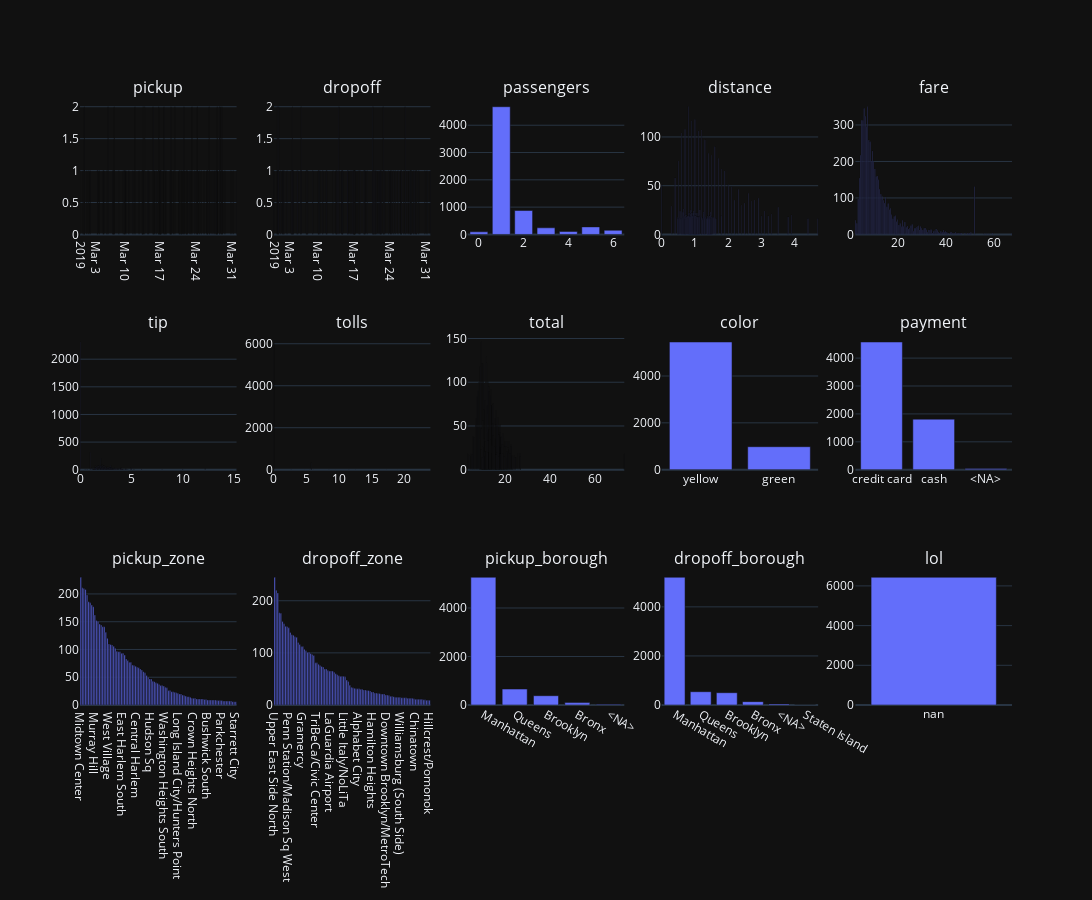

Notebook code for this chart:
### Markdown cell above
### describe_df()

### Code cell
df["lol"] = np.nan
tbl.describe_df(
    df#.assign(lol = np.nan),
    ,"taxis",
    # use_columns=False,
    # renderer="svg",
)

### Figure 1 — Plotly figure (JSON) as saved in the notebook; plotly's stock layout.template omitted (floating-point values rounded to 4 significant figures)
{"data": [{"hovertemplate": "x=%{x}<br>y=%{y}<extra></extra>", "legendgroup": "", "marker": {"color": "#636efa", "pattern": {"shape": ""}}, "name": "", "orientation": "v", "showlegend": false, "textposition": "auto", "type": "bar", "x": ["2019-03-13 10:57:06", "2019-03-21 08:59:27", "2019-03-01 23:48:39", "2019-03-28 08:21:02", "2019-03-07 19:54:40", "2019-03-24 00:12:23", "2019-03-16 10:37:52", "2019-03-13 17:27:27", "2019-03-22 23:15:20", "2019-03-26 08:02:40", "2019-03-18 20:39:17", "2019-03-27 21:37:43", "2019-03-11 20:28:00", "2019-03-28 18:47:12", "2019-03-15 08:39:34", "2019-03-28 10:05:08", "2019-03-19 14:40:14", "2019-03-06 14:40:57", "2019-03-17 12:10:05", "2019-03-22 12:47:13", "2019-03-16 10:02:25", "2019-03-08 16:18:37", "2019-03-23 11:48:50", "2019-03-10 01:23:59", "2019-03-26 21:07:31", "2019-03-11 10:37:23", "2019-03-30 13:27:42", "2019-03-27 17:53:01", "2019-03-18 21:27:14", "2019-03-20 19:39:42", "2019-03-21 03:37:34", "2019-03-19 07:55:25", "2019-03-27 12:13:34", "2019-03-16 17:53:34", "2019-03-15 12:36:05", "2019-03-23 20:50:49", "2019-03-27 06:28:36", "2019-03-25 22:04:25", "2019-03-25 08:01:01", "2019-03-25 23:05:54", "2019-03-28 17:20:54", "2019-03-04 12:15:39", "2019-03-07 15:15:46", "2019-03-07 16:49:01", "2019-03-03 02:45:36", "2019-03-16 20:30:36", "2019-03-20 12:25:31", "2019-03-06 08:09:03", "2019-03-10 15:14:20", "2019-03-01 02:55:55", "2019-03-17 19:24:50", "2019-03-20 22:29:32", "2019-03-21 10:48:02", "2019-03-01 17:39:58", "2019-03-22 17:28:51", "2019-03-21 18:41:58", "2019-03-18 16:03:14", "2019-03-25 22:50:56", "2019-03-02 10:47:45", "2019-03-24 18:42:56", "2019-03-30 23:59:14", "2019-03-27 19:39:16", "2019-03-14 07:19:29", "2019-03-07 11:19:21", "2019-03-20 11:40:59", "2019-03-13 06:17:45", "2019-03-24 09:53:28", "2019-03-09 19:54:40", "2019-03-04 21:35:00", "2019-03-17 01:28:28", "2019-03-21 21:30:05", "2019-03-20 18:49:24", "2019-03-24 01:13:51", "2019-03-14 12:11:52", "2019-03-05 17:57:00", "2019-03-17 13:55:43", "2019-03-01 23:21:01", "2019-03-09 19:24:01", "2019-03-01 22:49:54", "2019-03-13 10:55:10", "2019-03-21 23:33:55", "2019-03-28 21:59:44", "2019-03-26 10:14:55", "2019-03-02 19:08:25", "2019-03-15 13:42:03", "2019-03-04 13:39:06", "2019-03-22 02:22:01", "2019-03-31 15:43:37", "2019-03-27 19:27:17", "2019-03-13 07:34:09", "2019-03-12 15:44:53", "2019-03-29 08:48:46", "2019-03-16 16:36:34", "2019-03-16 17:38:47", "2019-03-09 13:42:08", "2019-03-05 15:41:23", "2019-03-18 19:57:00", "2019-03-17 22:47:36", "2019-03-15 23:46:05", "2019-03-16 18:57:19"], "xaxis": "x", "y": [2, 2, 2, 2, 2, 2, 2, 2, 2, 2, 2, 2, 2, 2, 2, 2, 2, 2, 2, 1, 1, 1, 1, 1, 1, 1, 1, 1, 1, 1, 1, 1, 1, 1, 1, 1, 1, 1, 1, 1, 1, 1, 1, 1, 1, 1, 1, 1, 1, 1, 1, 1, 1, 1, 1, 1, 1, 1, 1, 1, 1, 1, 1, 1, 1, 1, 1, 1, 1, 1, 1, 1, 1, 1, 1, 1, 1, 1, 1, 1, 1, 1, 1, 1, 1, 1, 1, 1, 1, 1, 1, 1, 1, 1, 1, 1, 1, 1, 1, 1], "yaxis": "y"}, {"hovertemplate": "x=%{x}<br>y=%{y}<extra></extra>", "legendgroup": "", "marker": {"color": "#636efa", "pattern": {"shape": ""}}, "name": "", "orientation": "v", "showlegend": false, "textposition": "auto", "type": "bar", "x": ["2019-03-04 18:08:13", "2019-03-01 19:18:55", "2019-03-06 10:54:59", "2019-03-02 00:58:26", "2019-03-26 17:39:56", "2019-03-13 19:39:35", "2019-03-22 11:06:48", "2019-03-20 10:38:15", "2019-03-26 21:17:29", "2019-03-16 10:22:29", "2019-03-08 16:26:57", "2019-03-23 12:06:14", "2019-03-22 12:58:17", "2019-03-10 01:49:51", "2019-03-11 10:47:31", "2019-03-30 13:37:14", "2019-03-18 21:34:16", "2019-03-27 18:00:25", "2019-03-20 19:45:36", "2019-03-15 12:54:28", "2019-03-19 08:09:17", "2019-03-27 12:25:48", "2019-03-16 18:13:57", "2019-03-25 08:13:27", "2019-03-23 21:02:07", "2019-03-27 06:38:10", "2019-03-25 22:11:30", "2019-03-21 03:44:13", "2019-03-25 23:11:13", "2019-03-28 17:55:57", "2019-03-24 10:01:22", "2019-03-04 12:26:53", "2019-03-20 12:06:41", "2019-03-07 16:57:07", "2019-03-03 03:02:14", "2019-03-16 20:46:22", "2019-03-20 12:45:02", "2019-03-06 08:27:11", "2019-03-10 15:20:17", "2019-03-01 02:57:59", "2019-03-17 19:29:58", "2019-03-20 22:32:24", "2019-03-21 10:57:45", "2019-03-01 18:04:46", "2019-03-22 17:33:51", "2019-03-21 19:15:25", "2019-03-18 16:10:36", "2019-03-25 22:59:51", "2019-03-07 15:50:14", "2019-03-24 19:09:00", "2019-03-30 23:59:17", "2019-03-27 20:00:26", "2019-03-14 07:45:51", "2019-03-07 11:39:09", "2019-03-04 21:53:42", "2019-03-13 06:21:54", "2019-03-02 10:56:08", "2019-03-17 22:55:32", "2019-03-16 17:56:04", "2019-03-29 08:56:07", "2019-03-20 19:12:40", "2019-03-24 01:24:00", "2019-03-14 12:40:54", "2019-03-05 18:45:25", "2019-03-17 14:01:39", "2019-03-01 23:46:28", "2019-03-09 19:33:32", "2019-03-01 22:53:32", "2019-03-13 11:23:25", "2019-03-21 23:36:39", "2019-03-28 22:04:04", "2019-03-26 10:26:58", "2019-03-02 19:31:42", "2019-03-15 13:49:00", "2019-03-04 13:58:52", "2019-03-22 02:30:21", "2019-03-31 15:53:39", "2019-03-27 19:48:47", "2019-03-13 07:38:18", "2019-03-12 16:02:05", "2019-03-02 23:17:34", "2019-03-21 21:39:03", "2019-03-17 02:04:54", "2019-03-05 15:46:30", "2019-03-16 16:54:50", "2019-03-18 20:06:22", "2019-03-28 11:49:30", "2019-03-15 23:59:52", "2019-03-16 19:00:16", "2019-03-14 12:08:32", "2019-03-16 21:21:58", "2019-03-09 20:07:27", "2019-03-03 16:48:36", "2019-03-04 20:24:14", "2019-03-28 23:16:56", "2019-03-16 05:08:20", "2019-03-27 22:41:40", "2019-03-07 11:05:01", "2019-03-11 08:47:21", "2019-03-28 07:41:14"], "xaxis": "x2", "y": [2, 2, 2, 2, 2, 2, 2, 2, 1, 1, 1, 1, 1, 1, 1, 1, 1, 1, 1, 1, 1, 1, 1, 1, 1, 1, 1, 1, 1, 1, 1, 1, 1, 1, 1, 1, 1, 1, 1, 1, 1, 1, 1, 1, 1, 1, 1, 1, 1, 1, 1, 1, 1, 1, 1, 1, 1, 1, 1, 1, 1, 1, 1, 1, 1, 1, 1, 1, 1, 1, 1, 1, 1, 1, 1, 1, 1, 1, 1, 1, 1, 1, 1, 1, 1, 1, 1, 1, 1, 1, 1, 1, 1, 1, 1, 1, 1, 1, 1, 1], "yaxis": "y2"}, {"hovertemplate": "x=%{x}<br>y=%{y}<extra></extra>", "legendgroup": "", "marker": {"color": "#636efa", "pattern": {"shape": ""}}, "name": "", "orientation": "v", "showlegend": false, "textposition": "auto", "type": "bar", "x": [1, 2, 5, 3, 6, 4, 0], "xaxis": "x3", "y": [4678, 876, 277, 243, 153, 110, 96], "yaxis": "y3"}, {"hovertemplate": "x=%{x}<br>y=%{y}<extra></extra>", "legendgroup": "", "marker": {"color": "#636efa", "pattern": {"shape": ""}}, "name": "", "orientation": "v", "showlegend": false, "textposition": "auto", "type": "bar", "x": [0.8, 1.0, 0.9, 0.7, 1.2, 1.1, 0.6, 1.3, 1.6, 1.4, 1.5, 1.7, 0.5, 1.8, 1.9, 0.4, 2.0, 0.0, 2.1, 2.3, 2.6, 2.9, 2.2, 2.8, 2.7, 2.5, 2.4, 0.3, 3.5, 0.66, 0.88, 1.15, 0.55, 3.1, 0.95, 0.87, 1.46, 0.64, 1.27, 0.81, 0.91, 1.02, 0.97, 1.06, 0.89, 0.84, 1.26, 3.3, 0.86, 1.47, 0.73, 0.99, 3.9, 0.68, 1.38, 1.01, 1.43, 1.03, 0.77, 0.82, 3.2, 1.14, 0.94, 1.79, 0.98, 3.0, 1.04, 1.49, 1.13, 1.11, 0.74, 3.8, 0.85, 1.05, 1.09, 1.08, 0.93, 1.52, 0.48, 1.21, 0.78, 1.32, 1.55, 1.19, 1.42, 1.37, 1.45, 0.71, 1.07, 1.28, 1.34, 0.58, 4.7, 1.39, 1.63, 0.49, 0.53, 0.62, 4.4, 1.22], "xaxis": "x4", "y": [131, 118, 116, 108, 107, 106, 104, 97, 90, 83, 81, 78, 75, 67, 65, 58, 51, 51, 49, 46, 42, 37, 35, 35, 34, 32, 30, 29, 28, 26, 25, 25, 24, 24, 24, 23, 23, 23, 23, 22, 22, 22, 22, 22, 22, 22, 21, 21, 21, 20, 20, 20, 20, 19, 19, 19, 19, 19, 19, 19, 19, 19, 19, 19, 19, 19, 18, 18, 18, 18, 18, 18, 18, 18, 18, 18, 17, 17, 17, 17, 17, 17, 17, 17, 17, 16, 16, 16, 16, 16, 16, 16, 16, 16, 16, 16, 16, 16, 16, 15], "yaxis": "y4"}, {"hovertemplate": "x=%{x}<br>y=%{y}<extra></extra>", "legendgroup": "", "marker": {"color": "#636efa", "pattern": {"shape": ""}}, "name": "", "orientation": "v", "showlegend": false, "textposition": "auto", "type": "bar", "x": [7.5, 6.0, 6.5, 5.0, 5.5, 7.0, 8.0, 8.5, 9.5, 4.5, 9.0, 10.0, 10.5, 11.5, 11.0, 4.0, 12.0, 52.0, 12.5, 13.0, 13.5, 15.0, 3.5, 14.0, 14.5, 16.0, 15.5, 17.0, 16.5, 17.5, 19.0, 18.5, 18.0, 20.0, 2.5, 22.0, 19.5, 23.0, 3.0, 21.0, 26.0, 20.5, 25.5, 28.5, 24.0, 29.5, 22.5, 21.5, 28.0, 23.5, 31.5, 27.0, 27.5, 25.0, 31.0, 30.0, 24.5, 36.0, 32.0, 33.5, 34.0, 33.0, 39.0, 30.5, 29.0, 36.5, 35.5, 40.0, 26.5, 38.0, 35.0, 42.5, 40.5, 38.5, 37.0, 44.0, 32.5, 39.5, 50.5, 42.0, 34.5, 43.5, 45.0, 46.0, 41.0, 50.0, 43.0, 46.5, 59.5, 45.5, 37.5, 49.0, 48.0, 19.26, 57.0, 49.5, 56.0, 67.5, 58.0, 44.5], "xaxis": "x5", "y": [350, 345, 323, 313, 312, 296, 258, 254, 229, 217, 201, 199, 179, 160, 159, 154, 150, 131, 124, 110, 104, 101, 97, 94, 86, 85, 76, 72, 68, 54, 51, 49, 43, 40, 39, 38, 35, 34, 31, 30, 27, 26, 24, 24, 23, 22, 22, 21, 20, 20, 18, 17, 17, 17, 17, 16, 15, 15, 13, 13, 13, 12, 12, 12, 12, 11, 10, 9, 9, 9, 9, 7, 6, 6, 6, 6, 6, 5, 5, 5, 4, 4, 4, 4, 4, 3, 3, 3, 3, 3, 3, 3, 3, 2, 2, 2, 2, 2, 2, 2], "yaxis": "y5"}, {"hovertemplate": "x=%{x}<br>y=%{y}<extra></extra>", "legendgroup": "", "marker": {"color": "#636efa", "pattern": {"shape": ""}}, "name": "", "orientation": "v", "showlegend": false, "textposition": "auto", "type": "bar", "x": [0.0, 1.0, 2.0, 2.16, 1.86, 3.0, 2.26, 2.36, 1.96, 1.5, 1.76, 2.06, 1.66, 1.95, 2.46, 2.76, 2.66, 2.15, 1.56, 2.45, 2.96, 5.0, 3.16, 2.86, 1.2, 1.75, 3.06, 2.56, 2.25, 2.05, 1.85, 1.46, 2.95, 3.05, 3.36, 4.0, 3.26, 2.55, 2.2, 1.7, 3.45, 1.55, 2.35, 2.85, 2.5, 1.65, 3.76, 2.65, 2.75, 3.66, 2.32, 3.46, 2.7, 3.2, 3.56, 2.08, 4.46, 3.15, 12.21, 3.7, 3.95, 3.25, 3.86, 1.32, 3.96, 3.65, 4.16, 1.26, 4.05, 4.45, 1.25, 0.7, 6.0, 1.77, 4.96, 4.26, 1.4, 1.06, 3.75, 3.55, 4.06, 2.34, 0.5, 10.0, 4.08, 3.35, 1.36, 5.26, 4.15, 4.66, 4.36, 4.56, 2.94, 3.08, 1.47, 2.82, 2.58, 15.26, 1.45, 8.0], "xaxis": "x6", "y": [2311, 312, 211, 89, 79, 77, 74, 74, 73, 71, 69, 64, 58, 57, 53, 52, 52, 51, 49, 46, 43, 42, 41, 40, 40, 38, 38, 36, 36, 36, 35, 35, 35, 34, 32, 32, 29, 29, 29, 29, 28, 28, 27, 27, 25, 25, 25, 24, 23, 23, 22, 21, 21, 20, 19, 18, 18, 18, 18, 17, 16, 15, 15, 15, 14, 14, 13, 13, 13, 13, 13, 12, 12, 12, 12, 12, 12, 12, 11, 11, 11, 11, 11, 11, 11, 10, 10, 10, 10, 10, 9, 9, 9, 9, 9, 9, 9, 8, 8, 8], "yaxis": "y6"}, {"hovertemplate": "x=%{x}<br>y=%{y}<extra></extra>", "legendgroup": "", "marker": {"color": "#636efa", "pattern": {"shape": ""}}, "name": "", "orientation": "v", "showlegend": false, "textposition": "auto", "type": "bar", "x": [0.0, 5.76, 2.64, 11.52, 12.5, 5.54, 6.12, 8.4, 17.28, 16.26, 9.5, 5.75, 24.02, 8.5, 18.9, 4.75], "xaxis": "x7", "y": [6083, 324, 7, 4, 2, 2, 2, 1, 1, 1, 1, 1, 1, 1, 1, 1], "yaxis": "y7"}, {"hovertemplate": "x=%{x}<br>y=%{y}<extra></extra>", "legendgroup": "", "marker": {"color": "#636efa", "pattern": {"shape": ""}}, "name": "", "orientation": "v", "showlegend": false, "textposition": "auto", "type": "bar", "x": [9.3, 11.3, 11.8, 9.8, 10.3, 8.8, 12.3, 8.3, 10.8, 12.8, 13.8, 7.8, 12.96, 13.3, 7.3, 11.16, 14.8, 14.16, 14.3, 11.76, 13.56, 10.56, 15.8, 12.36, 16.8, 6.8, 15.3, 9.96, 14.76, 17.8, 15.96, 17.3, 16.3, 16.56, 9.36, 12.95, 11.75, 17.76, 18.96, 17.16, 14.75, 5.8, 18.3, 6.3, 18.36, 10.55, 15.36, 19.3, 8.76, 13.55, 12.35, 11.15, 21.8, 20.8, 20.16, 22.8, 18.8, 19.56, 14.15, 15.95, 17.15, 22.56, 20.3, 15.35, 19.8, 9.95, 21.3, 18.35, 21.96, 9.35, 11.0, 20.76, 11.62, 16.55, 12.25, 13.0, 13.5, 21.36, 4.8, 25.8, 22.3, 18.95, 3.3, 26.76, 73.27, 17.75, 5.3, 16.0, 4.3, 23.3, 23.8, 26.8, 19.55, 23.16, 17.25, 10.38, 24.8, 9.75, 20.75, 24.3], "xaxis": "x8", "y": [146, 129, 122, 121, 121, 118, 101, 100, 98, 95, 92, 91, 89, 85, 84, 79, 76, 74, 73, 73, 73, 69, 68, 64, 60, 59, 59, 56, 53, 52, 52, 51, 51, 50, 47, 46, 43, 42, 41, 40, 39, 38, 38, 37, 37, 36, 36, 36, 35, 34, 33, 32, 32, 32, 32, 29, 29, 29, 28, 27, 27, 26, 26, 26, 26, 26, 25, 25, 23, 23, 21, 21, 21, 20, 20, 20, 19, 19, 19, 19, 18, 18, 18, 18, 18, 18, 17, 17, 16, 16, 16, 15, 15, 15, 15, 15, 14, 14, 14, 14], "yaxis": "y8"}, {"hovertemplate": "x=%{x}<br>y=%{y}<extra></extra>", "legendgroup": "", "marker": {"color": "#636efa", "pattern": {"shape": ""}}, "name": "", "orientation": "v", "showlegend": false, "textposition": "auto", "type": "bar", "x": ["yellow", "green"], "xaxis": "x9", "y": [5451, 982], "yaxis": "y9"}, {"hovertemplate": "x=%{x}<br>y=%{y}<extra></extra>", "legendgroup": "", "marker": {"color": "#636efa", "pattern": {"shape": ""}}, "name": "", "orientation": "v", "showlegend": false, "textposition": "auto", "type": "bar", "x": ["credit card", "cash", "<NA>"], "xaxis": "x10", "y": [4577, 1812, 44], "yaxis": "y10"}, {"hovertemplate": "x=%{x}<br>y=%{y}<extra></extra>", "legendgroup": "", "marker": {"color": "#636efa", "pattern": {"shape": ""}}, "name": "", "orientation": "v", "showlegend": false, "textposition": "auto", "type": "bar", "x": ["Midtown Center", "Upper East Side South", "Penn Station/Madison Sq West", "Clinton East", "Midtown East", "Upper East Side North", "Times Sq/Theatre District", "Union Sq", "Lincoln Square East", "Murray Hill", "East Village", "JFK Airport", "LaGuardia Airport", "Upper West Side South", "Midtown South", "Midtown North", "East Chelsea", "Lenox Hill West", "West Village", "Gramercy", "Garment District", "Sutton Place/Turtle Bay North", "Yorkville West", "Upper West Side North", "Lenox Hill East", "Flatiron", "Greenwich Village North", "East Harlem South", "TriBeCa/Civic Center", "West Chelsea/Hudson Yards", "Lincoln Square West", "Lower East Side", "Greenwich Village South", "East Harlem North", "Yorkville East", "Central Park", "Central Harlem", "UN/Turtle Bay South", "Astoria", "Morningside Heights", "Kips Bay", "Meatpacking/West Village West", "Little Italy/NoLiTa", "Manhattan Valley", "SoHo", "Hudson Sq", "Battery Park City", "Central Harlem North", "Clinton West", "Fort Greene", "Downtown Brooklyn/MetroTech", "Elmhurst", "Financial District North", "Brooklyn Heights", "Washington Heights South", "Jackson Heights", "<NA>", "Woodside", "Forest Hills", "World Trade Center", "Hamilton Heights", "Park Slope", "Boerum Hill", "Long Island City/Hunters Point", "Bloomingdale", "Steinway", "Sunnyside", "Financial District South", "DUMBO/Vinegar Hill", "Williamsburg (North Side)", "Chinatown", "Two Bridges/Seward Park", "Crown Heights North", "Jamaica", "Cobble Hill", "Queensbridge/Ravenswood", "Williamsburg (South Side)", "Seaport", "Old Astoria", "East New York", "Long Island City/Queens Plaza", "Bushwick South", "Greenpoint", "Stuyvesant Heights", "East Concourse/Concourse Village", "Alphabet City", "Manhattanville", "Rego Park", "Sheepshead Bay", "Mott Haven/Port Morris", "Parkchester", "Clinton Hill", "Flushing", "Washington Heights North", "East Flatbush/Farragut", "Stuy Town/Peter Cooper Village", "Carroll Gardens", "East Flatbush/Remsen Village", "South Jamaica", "Starrett City"], "xaxis": "x11", "y": [230, 211, 210, 208, 198, 186, 184, 180, 177, 162, 152, 151, 146, 144, 141, 141, 131, 120, 110, 109, 108, 106, 102, 97, 96, 96, 93, 93, 90, 83, 80, 77, 77, 72, 71, 70, 68, 67, 65, 63, 60, 58, 53, 50, 47, 47, 43, 42, 40, 39, 37, 35, 35, 34, 32, 31, 26, 26, 24, 24, 23, 22, 21, 20, 20, 18, 17, 16, 15, 15, 14, 12, 12, 12, 11, 11, 11, 11, 11, 10, 10, 9, 9, 9, 9, 9, 9, 8, 8, 8, 8, 7, 7, 7, 7, 7, 7, 6, 6, 6], "yaxis": "y11"}, {"hovertemplate": "x=%{x}<br>y=%{y}<extra></extra>", "legendgroup": "", "marker": {"color": "#636efa", "pattern": {"shape": ""}}, "name": "", "orientation": "v", "showlegend": false, "textposition": "auto", "type": "bar", "x": ["Upper East Side North", "Murray Hill", "Midtown Center", "Upper East Side South", "Midtown East", "Times Sq/Theatre District", "Lincoln Square East", "Clinton East", "East Village", "Penn Station/Madison Sq West", "Union Sq", "Upper West Side South", "Lenox Hill West", "Midtown North", "Upper West Side North", "East Chelsea", "Midtown South", "Lenox Hill East", "Gramercy", "Yorkville West", "East Harlem South", "West Village", "West Chelsea/Hudson Yards", "Sutton Place/Turtle Bay North", "Garment District", "UN/Turtle Bay South", "Central Park", "TriBeCa/Civic Center", "Greenwich Village North", "Kips Bay", "Flatiron", "Lower East Side", "Central Harlem North", "Lincoln Square West", "Clinton West", "East Harlem North", "LaGuardia Airport", "Yorkville East", "Central Harlem", "Manhattan Valley", "Greenwich Village South", "JFK Airport", "Morningside Heights", "Meatpacking/West Village West", "Astoria", "Little Italy/NoLiTa", "Battery Park City", "<NA>", "Financial District North", "Jackson Heights", "Washington Heights South", "Park Slope", "SoHo", "Hudson Sq", "Alphabet City", "Fort Greene", "Crown Heights North", "Brooklyn Heights", "Two Bridges/Seward Park", "Long Island City/Hunters Point", "Sunnyside", "Boerum Hill", "Financial District South", "Hamilton Heights", "World Trade Center", "Stuy Town/Peter Cooper Village", "Clinton Hill", "Elmhurst", "Woodside", "Steinway", "Forest Hills", "Old Astoria", "Downtown Brooklyn/MetroTech", "Seaport", "Queensbridge/Ravenswood", "Bloomingdale", "Williamsburg (North Side)", "Washington Heights North", "Bedford", "Flatbush/Ditmas Park", "Manhattanville", "Williamsburg (South Side)", "Greenpoint", "East Concourse/Concourse Village", "DUMBO/Vinegar Hill", "East Williamsburg", "Carroll Gardens", "Stuyvesant Heights", "Cobble Hill", "Bushwick South", "Chinatown", "East New York", "Bushwick North", "Crown Heights South", "South Ozone Park", "West Concourse", "Melrose South", "Columbia Street", "Prospect-Lefferts Gardens", "Hillcrest/Pomonok"], "xaxis": "x12", "y": [245, 220, 215, 177, 176, 160, 156, 151, 150, 148, 139, 135, 134, 131, 130, 120, 116, 112, 112, 107, 104, 101, 101, 99, 97, 95, 81, 81, 78, 76, 74, 73, 69, 69, 66, 65, 65, 65, 63, 60, 58, 56, 55, 55, 55, 54, 48, 45, 38, 34, 33, 32, 31, 31, 31, 30, 30, 29, 29, 28, 28, 27, 25, 25, 23, 23, 22, 22, 21, 21, 21, 19, 19, 18, 17, 17, 16, 15, 15, 15, 15, 14, 14, 14, 14, 13, 13, 13, 13, 12, 11, 11, 11, 11, 11, 10, 10, 9, 9, 9], "yaxis": "y12"}, {"hovertemplate": "x=%{x}<br>y=%{y}<extra></extra>", "legendgroup": "", "marker": {"color": "#636efa", "pattern": {"shape": ""}}, "name": "", "orientation": "v", "showlegend": false, "textposition": "auto", "type": "bar", "x": ["Manhattan", "Queens", "Brooklyn", "Bronx", "<NA>"], "xaxis": "x13", "y": [5268, 657, 383, 99, 26], "yaxis": "y13"}, {"hovertemplate": "x=%{x}<br>y=%{y}<extra></extra>", "legendgroup": "", "marker": {"color": "#636efa", "pattern": {"shape": ""}}, "name": "", "orientation": "v", "showlegend": false, "textposition": "auto", "type": "bar", "x": ["Manhattan", "Queens", "Brooklyn", "Bronx", "<NA>", "Staten Island"], "xaxis": "x14", "y": [5206, 542, 501, 137, 45, 2], "yaxis": "y14"}, {"hovertemplate": "x=%{x}<br>y=%{y}<extra></extra>", "legendgroup": "", "marker": {"color": "#636efa", "pattern": {"shape": ""}}, "name": "", "orientation": "v", "showlegend": false, "textposition": "auto", "type": "bar", "x": ["nan"], "xaxis": "x15", "y": [6433], "yaxis": "y15"}], "layout": {"annotations": [{"font": {"size": 16}, "showarrow": false, "text": "pickup", "x": 0.084, "xanchor": "center", "xref": "paper", "y": 1, "yanchor": "bottom", "yref": "paper"}, {"font": {"size": 16}, "showarrow": false, "text": "dropoff", "x": 0.292, "xanchor": "center", "xref": "paper", "y": 1, "yanchor": "bottom", "yref": "paper"}, {"font": {"size": 16}, "showarrow": false, "text": "passengers", "x": 0.5, "xanchor": "center", "xref": "paper", "y": 1, "yanchor": "bottom", "yref": "paper"}, {"font": {"size": 16}, "showarrow": false, "text": "distance", "x": 0.708, "xanchor": "center", "xref": "paper", "y": 1, "yanchor": "bottom", "yref": "paper"}, {"font": {"size": 16}, "showarrow": false, "text": "fare", "x": 0.916, "xanchor": "center", "xref": "paper", "y": 1, "yanchor": "bottom", "yref": "paper"}, {"font": {"size": 16}, "showarrow": false, "text": "tip", "x": 0.084, "xanchor": "center", "xref": "paper", "y": 0.6111, "yanchor": "bottom", "yref": "paper"}, {"font": {"size": 16}, "showarrow": false, "text": "tolls", "x": 0.292, "xanchor": "center", "xref": "paper", "y": 0.6111, "yanchor": "bottom", "yref": "paper"}, {"font": {"size": 16}, "showarrow": false, "text": "total", "x": 0.5, "xanchor": "center", "xref": "paper", "y": 0.6111, "yanchor": "bottom", "yref": "paper"}, {"font": {"size": 16}, "showarrow": false, "text": "color", "x": 0.708, "xanchor": "center", "xref": "paper", "y": 0.6111, "yanchor": "bottom", "yref": "paper"}, {"font": {"size": 16}, "showarrow": false, "text": "payment", "x": 0.916, "xanchor": "center", "xref": "paper", "y": 0.6111, "yanchor": "bottom", "yref": "paper"}, {"font": {"size": 16}, "showarrow": false, "text": "pickup_zone", "x": 0.084, "xanchor": "center", "xref": "paper", "y": 0.2222, "yanchor": "bottom", "yref": "paper"}, {"font": {"size": 16}, "showarrow": false, "text": "dropoff_zone", "x": 0.292, "xanchor": "center", "xref": "paper", "y": 0.2222, "yanchor": "bottom", "yref": "paper"}, {"font": {"size": 16}, "showarrow": false, "text": "pickup_borough", "x": 0.5, "xanchor": "center", "xref": "paper", "y": 0.2222, "yanchor": "bottom", "yref": "paper"}, {"font": {"size": 16}, "showarrow": false, "text": "dropoff_borough", "x": 0.708, "xanchor": "center", "xref": "paper", "y": 0.2222, "yanchor": "bottom", "yref": "paper"}, {"font": {"size": 16}, "showarrow": false, "text": "lol", "x": 0.916, "xanchor": "center", "xref": "paper", "y": 0.2222, "yanchor": "bottom", "yref": "paper"}], "height": 900, "width": 1500, "xaxis": {"anchor": "y", "domain": [0, 0.168]}, "xaxis10": {"anchor": "y10", "domain": [0.832, 1]}, "xaxis11": {"anchor": "y11", "domain": [0, 0.168]}, "xaxis12": {"anchor": "y12", "domain": [0.208, 0.376]}, "xaxis13": {"anchor": "y13", "domain": [0.416, 0.584]}, "xaxis14": {"anchor": "y14", "domain": [0.624, 0.792]}, "xaxis15": {"anchor": "y15", "domain": [0.832, 1]}, "xaxis2": {"anchor": "y2", "domain": [0.208, 0.376]}, "xaxis3": {"anchor": "y3", "domain": [0.416, 0.584]}, "xaxis4": {"anchor": "y4", "domain": [0.624, 0.792]}, "xaxis5": {"anchor": "y5", "domain": [0.832, 1]}, "xaxis6": {"anchor": "y6", "domain": [0, 0.168]}, "xaxis7": {"anchor": "y7", "domain": [0.208, 0.376]}, "xaxis8": {"anchor": "y8", "domain": [0.416, 0.584]}, "xaxis9": {"anchor": "y9", "domain": [0.624, 0.792]}, "yaxis": {"anchor": "x", "domain": [0.7778, 1]}, "yaxis10": {"anchor": "x10", "domain": [0.3889, 0.6111]}, "yaxis11": {"anchor": "x11", "domain": [0, 0.2222]}, "yaxis12": {"anchor": "x12", "domain": [0, 0.2222]}, "yaxis13": {"anchor": "x13", "domain": [0, 0.2222]}, "yaxis14": {"anchor": "x14", "domain": [0, 0.2222]}, "yaxis15": {"anchor": "x15", "domain": [0, 0.2222]}, "yaxis2": {"anchor": "x2", "domain": [0.7778, 1]}, "yaxis3": {"anchor": "x3", "domain": [0.7778, 1]}, "yaxis4": {"anchor": "x4", "domain": [0.7778, 1]}, "yaxis5": {"anchor": "x5", "domain": [0.7778, 1]}, "yaxis6": {"anchor": "x6", "domain": [0.3889, 0.6111]}, "yaxis7": {"anchor": "x7", "domain": [0.3889, 0.6111]}, "yaxis8": {"anchor": "x8", "domain": [0.3889, 0.6111]}, "yaxis9": {"anchor": "x9", "domain": [0.3889, 0.6111]}}}
